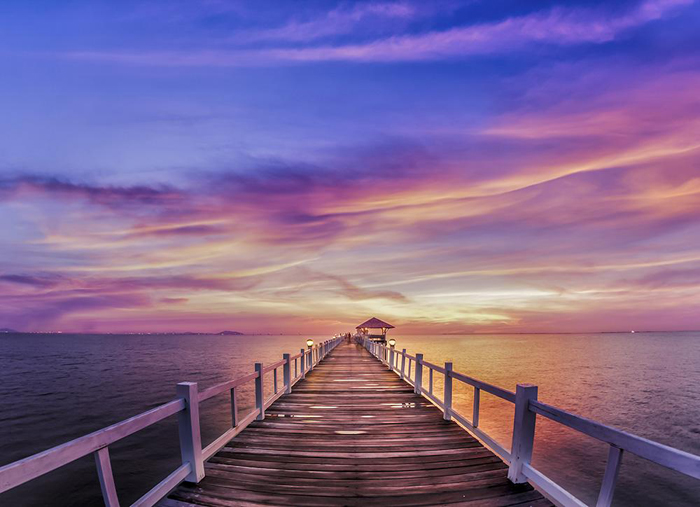
#> input picture PIL库学习/Python实现抖音特效/test.jpg, 700 x 507 px
$ python douyin_effect.py --image test.jpg
#> lines starting #> are read from the running program, lines starting #| are printed output that depends on the picture
# Python实现抖音特效
import copy
import argparse
import numpy as np
from PIL import Image


# 主函数
def main(imagepath):
#> called with imagepath = 'test.jpg'
	img = Image.open(imagepath).convert('RGBA')
	img_arr = np.array(img)
	# 提取R
	img_arr_r = copy.deepcopy(img_arr)
	img_arr_r[:, :, 1:3] = 0
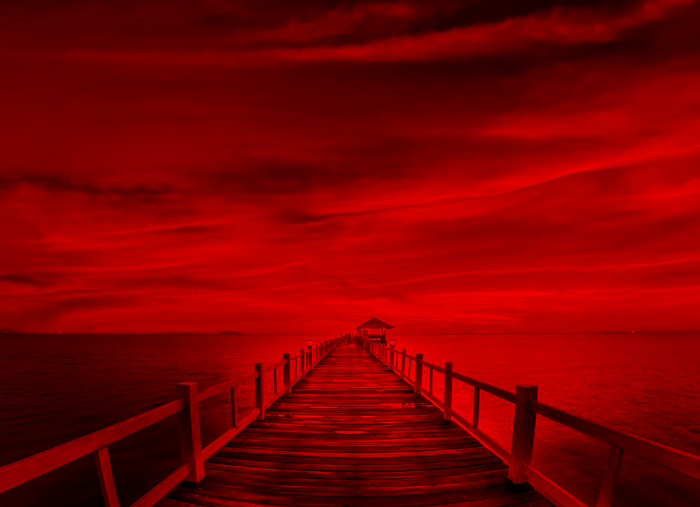
#> img_arr_r: shape (507, 700, 4); mean R, G, B, A 126.4, 0, 0, 255
	# 提取GB
	img_arr_gb = copy.deepcopy(img_arr)
	img_arr_gb[:, :, 0] = 0
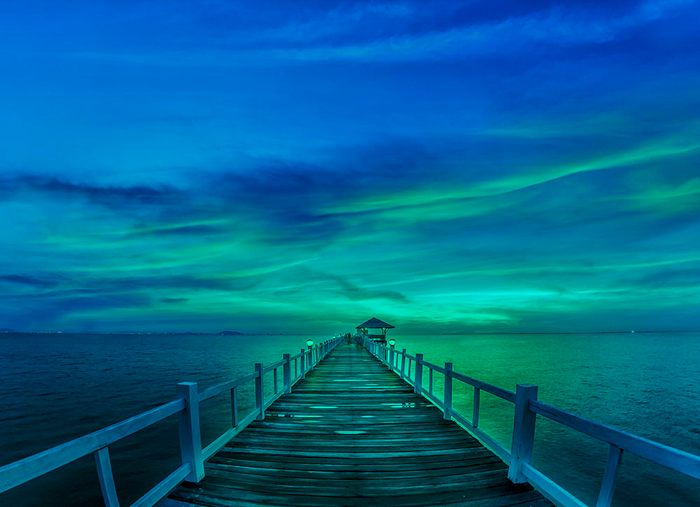
#> img_arr_gb: shape (507, 700, 4); mean R, G, B, A 0, 102.2, 144.8, 255
	# 创建画布把图片错开放
	img_r = Image.fromarray(img_arr_r).convert('RGBA')
	img_gb = Image.fromarray(img_arr_gb).convert('RGBA')
	canvas_r = Image.new('RGB', img.size, color=(0, 0, 0))
#> canvas_r: PIL image 700x507 RGB; every value is 0
	canvas_gb = Image.new('RGB', img.size, color=(0, 0, 0))
	canvas_r.paste(img_r, (6, 6), img_r)
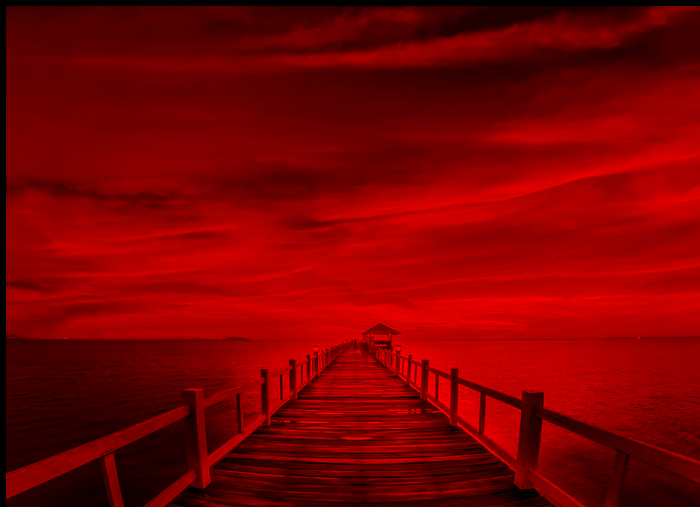
#> canvas_r: PIL image 700x507 RGB; mean R, G, B 124.5, 0, 0
	canvas_gb.paste(img_gb, (0, 0), img_gb)
	img_douyin = Image.fromarray(np.array(canvas_gb) + np.array(canvas_r))
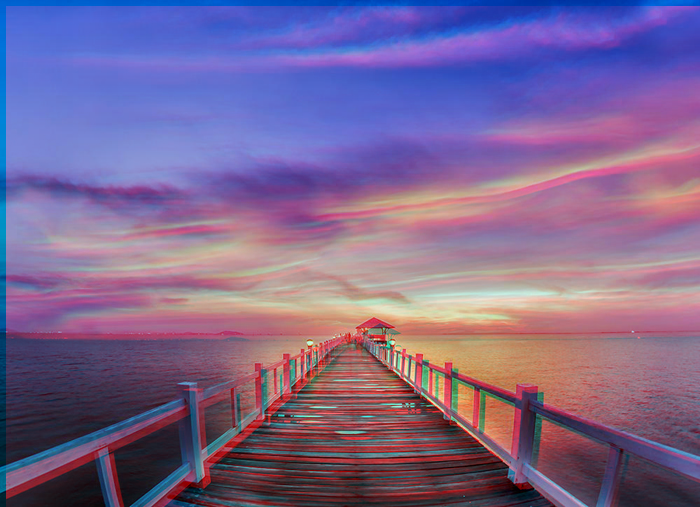
#> img_douyin: PIL image 700x507 RGB; mean R, G, B 124.5, 102.2, 144.8
	img_douyin.save('douyin.jpg')
	img_douyin.show()


if __name__ == '__main__':
	parser = argparse.ArgumentParser()
	parser.add_argument('-i', '--image', help='Image to be processed(give the file path).')
	args = parser.parse_args()
	main(args.image)
